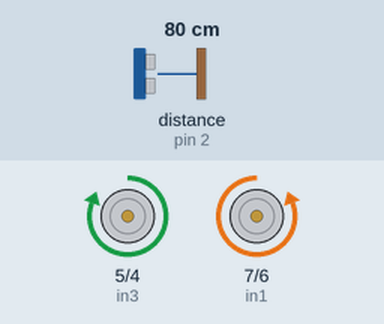
Simulated run of this sketch. Board: Arduino Uno, built with avr-gcc and run on an emulated ATmega328P. On the bench: motor-driver pin pairs drawn as motors (green arrow = first pin HIGH = forward, orange = second pin HIGH = backward, longer = more drive). Wiring (inferred from the names in the program): ultrasonic range finder: trigger pin 3; echo pin 2. The inputs (shaded band) are chosen by the test bench; at power-on: distance to the obstacle (sensor on pin 2) 80 cm. The echo pulse lasts 58.3 µs per cm.

Above: at 1.2 s.
1.3 s: distance to the obstacle (sensor on pin 2) set to 24 cm
2.8 s: distance to the obstacle (sensor on pin 2) set to 20 cm
At 4.0 s:
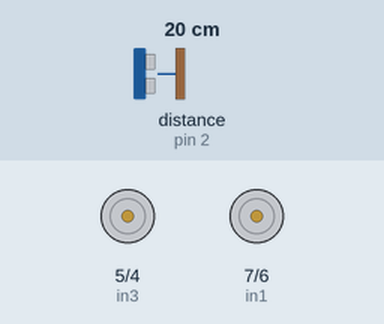
4.3 s: distance to the obstacle (sensor on pin 2) set to 35 cm
At 5.1 s:
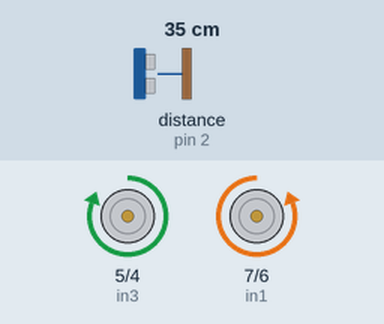
5.8 s: distance to the obstacle (sensor on pin 2) set to 2 cm
At 6.2 s:
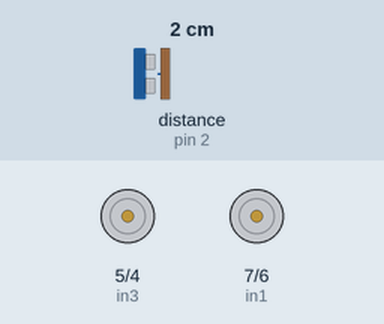
Timing chart, 0 to 8.3 s (numbered marks = the images above; inputs shaded):
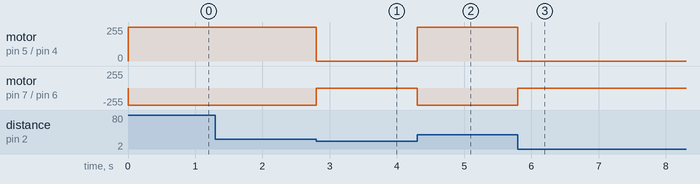

Measured:
- the behaviour switches between 22 and 21 cm on distance to the obstacle (sensor on pin 2) (found by bisection; images 0 and 1)
- after the input at 1.3 s, every drawn part: stays the same
- after the input at 2.8 s, motor on pin 5 (in3) / pin 4 (in4): forward 255/255 → stopped at once; motor on pin 7 (in1) / pin 6 (in2): backward 255/255 → stopped at once
- after the input at 4.3 s, motor on pin 5 (in3) / pin 4 (in4): stopped → forward 255/255 at once; motor on pin 7 (in1) / pin 6 (in2): stopped → backward 255/255 at once
- after the input at 5.8 s, motor on pin 5 (in3) / pin 4 (in4): forward 255/255 → stopped at once; motor on pin 7 (in1) / pin 6 (in2): backward 255/255 → stopped at once

The sketch:

follow.ino
```cpp
int trigPin = 3;    //Trig - green Jumper
int echoPin = 2;    //Echo - yellow Jumper
long duration, cm, inches;
long distance;
bool moving = false;
//motor A
int enA = 10;
int in1 = 7;
int in2 = 6;

//motor B
int enB = 9;
int in3 = 5;
int in4 = 4;

void setup() {
  // put your setup code here, to run once:
  pinMode(trigPin, OUTPUT);
  pinMode(echoPin, INPUT);
//  pinMode(enA, OUTPUT);
//  pinMode(enB, OUTPUT);
  pinMode(in1, OUTPUT);
  pinMode(in2, OUTPUT);
  pinMode(in3, OUTPUT);
  pinMode(in4, OUTPUT);
}

long sensor(){

  digitalWrite(trigPin, LOW);
  delayMicroseconds(5);
  digitalWrite(trigPin, HIGH);
  delayMicroseconds(10);
  digitalWrite(trigPin, LOW);

  // Read the signal from the sensor: a HIGH pulse whose
  // duration is the time (in microseconds) from the sending
  // of the ping to the reception of its echo off of an object.
  pinMode(echoPin, INPUT);
  duration = pulseIn(echoPin, HIGH);

  // convert the time into a distance
  cm = (duration/2) / 29.1;
//  delay(250);
  return cm;
}

void turn_on(){
  // liga motor A
  digitalWrite(in2, HIGH);
  digitalWrite(in1, LOW);
  // liga motor B
  digitalWrite(in4, LOW);
  digitalWrite(in3, HIGH);
  moving = true;
}

void stop(){
   // desliga motores
  digitalWrite(in2, LOW);
  digitalWrite(in1, LOW);
  digitalWrite(in3, LOW);
  digitalWrite(in4, LOW);
  moving = false;
}


void loop() {
  distance = sensor();
  if (distance < 150 && distance > 20){
    if (!moving){
      turn_on();
    }
  }
  else{
    stop();
  }
}
```
